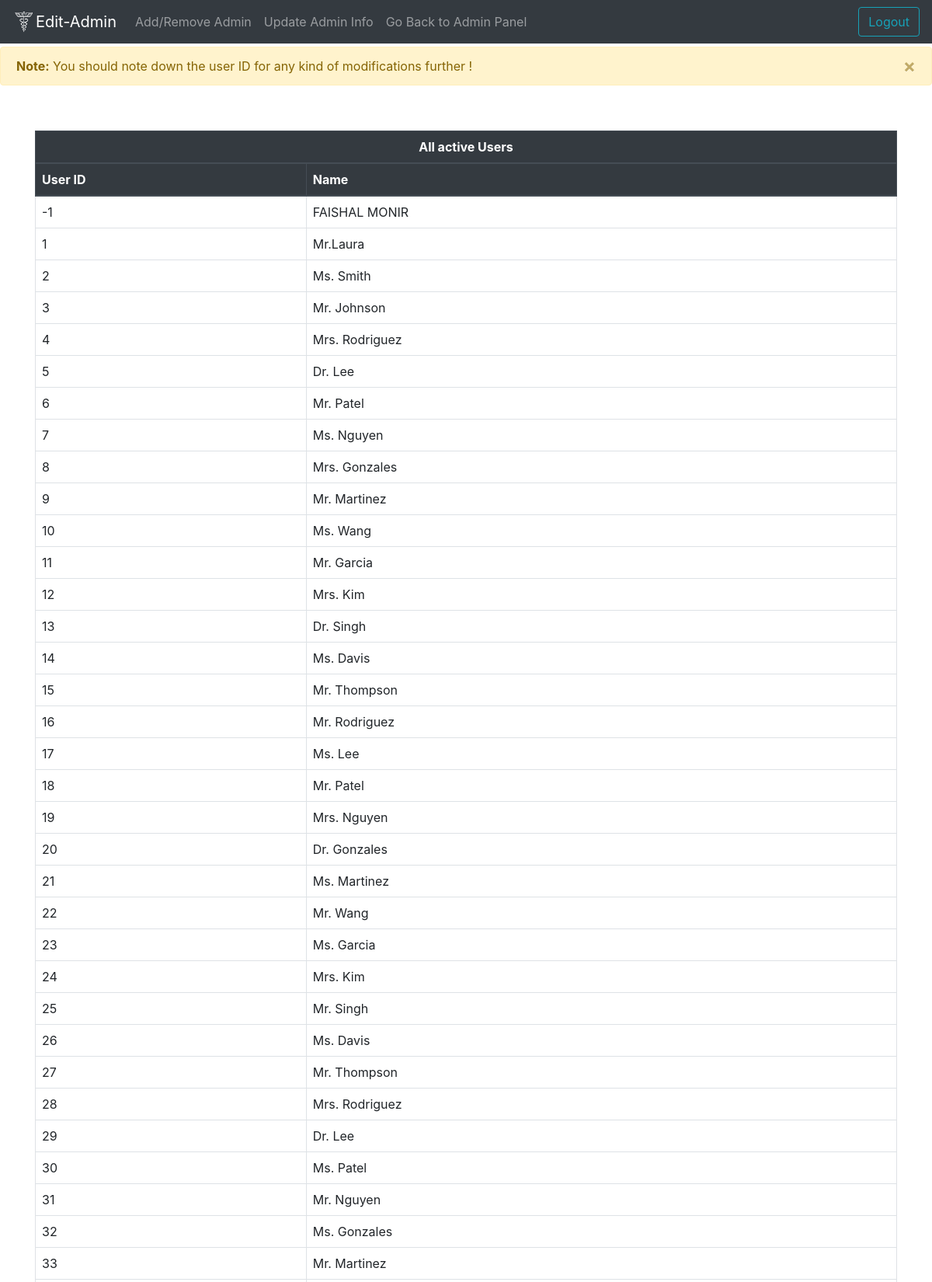
/Unicare/admin/curd_admin.php (upper part), run on the app's committed database.
### tables this page shows
CREATE TABLE `users` (
  `user_id` int(10) NOT NULL,
  `age` int(11) DEFAULT NULL,
  `address` varchar(100) DEFAULT NULL,
  `name` varchar(20) NOT NULL
);

### Unicare/admin/curd_admin.php (the view, shortened to what this page needs)
<!DOCTYPE html>
<html lang="en">
<head>
    <link rel="stylesheet" href="../css/bootstrap/css/bootstrap.min.css">
    <link rel="stylesheet" href="../css/style.css">
</head>
<body>
<body>
    <nav class="navbar navbar-expand-lg fixed-top navbar-dark bg-dark">
        <a class="navbar-brand" href="#"><img src="../media/favicon.png" width="30" height="30" class="d-inline-block align-top" alt="">Edit-Admin</a>
        <div class="collapse navbar-collapse" id="navbarSupportedContent">
          <ul class="navbar-nav mr-auto">
            <li class="nav-item">
                <a class="nav-link" href="add_remove_admin.php">Add/Remove Admin</a>
            </li>
            <li class="nav-item">
                <a class="nav-link" href="update_admin.php">Update Admin Info</a>
            </li>
            <li class="nav-item">
                <a class="nav-link" href="admin_panel.php">Go Back to Admin Panel</a>
            </li>
        </ul>
        </div>
        <a class="btn btn-outline-info ml-aut"  href="../signout.php" role="button" >Logout</a>
      </nav>
    <div class="admin_alert">
    <div class="alert alert-warning alert-dismissible fade show" role="alert">
        <strong>Note:</strong> You should note down the user ID for any kind of modifications further !
        <button type="button" class="close" data-dismiss="alert" aria-label="Close">
            <span aria-hidden="true">&times;</span>
        </button>
    </div>
        </div>
      <?php
require_once '../dbconnect.php';
?>
<div class="container mt-5" id="table">
    <div class="table-responsive">
        <table class="table custom-table">
            <thead class="thead-dark">
                 <tr>
                    <th colspan="2" class="text-center">All active Users</th>
                </tr>
                <tr>
                    <th>User ID</th>
                    <th>Name</th>
                </tr>
            </thead>
            <tbody>
                <?php
                $sql = "SELECT user_id, name FROM Users";
                $result = mysqli_query($conn, $sql);
                if (mysqli_num_rows($result) > 0) {
                    while($row = mysqli_fetch_assoc($result))
                    {
                           echo "<tr>";
                        echo "<td>" . $row['user_id'] . "</td>";
                        echo "<td>" . $row['name'] . "</td>";
                        echo "</tr>";
                    }
                }
                else {
                    echo "<tr><td colspan='2'>No records found</td></tr>";
                }
                ?>
            </tbody>
        </table>
    </div>
</div>
</body>
</html>

### Unicare/css/style.css (style rules this page uses)
.custom-table { border: 1px solid #dee2e6; border-collapse: collapse; }
.custom-table th, .custom-table td { border: 1px solid #dee2e6; padding: 8px; }
.custom-table thead { background-color: #343a40; color: #fff; }
table { margin-top: 10px; }
.admin_alert { margin-top: 60px; }
html, body { height: 100%; margin: 0; padding: 0; }

### data on the page
users: user_id "-1", name "FAISHAL MONIR"
users: user_id "1", name "Mr.Laura"
users: user_id "2", name "Ms. Smith"
users: user_id "3", name "Mr. Johnson"
users: user_id "4", name "Mrs. Rodriguez"
users: user_id "5", name "Dr. Lee"
users: user_id "6", name "Mr. Patel"
users: user_id "7", name "Ms. Nguyen"
users: user_id "8", name "Mrs. Gonzales"
users: user_id "9", name "Mr. Martinez"
users: user_id "10", name "Ms. Wang"
users: user_id "11", name "Mr. Garcia"
users: user_id "12", name "Mrs. Kim"
users: user_id "13", name "Dr. Singh"
users: user_id "14", name "Ms. Davis"
users: user_id "15", name "Mr. Thompson"
users: user_id "16", name "Mr. Rodriguez"
users: user_id "17", name "Ms. Lee"
users: user_id "18", name "Mr. Patel"
users: user_id "19", name "Mrs. Nguyen"
users: user_id "20", name "Dr. Gonzales"
users: user_id "21", name "Ms. Martinez"
users: user_id "22", name "Mr. Wang"
users: user_id "23", name "Ms. Garcia"
users: user_id "24", name "Mrs. Kim"
users: user_id "25", name "Mr. Singh"
users: user_id "26", name "Ms. Davis"
users: user_id "27", name "Mr. Thompson"
users: user_id "28", name "Mrs. Rodriguez"
users: user_id "29", name "Dr. Lee"
users: user_id "30", name "Ms. Patel"
users: user_id "31", name "Mr. Nguyen"
users: user_id "32", name "Ms. Gonzales"
users: user_id "33", name "Mr. Martinez"
